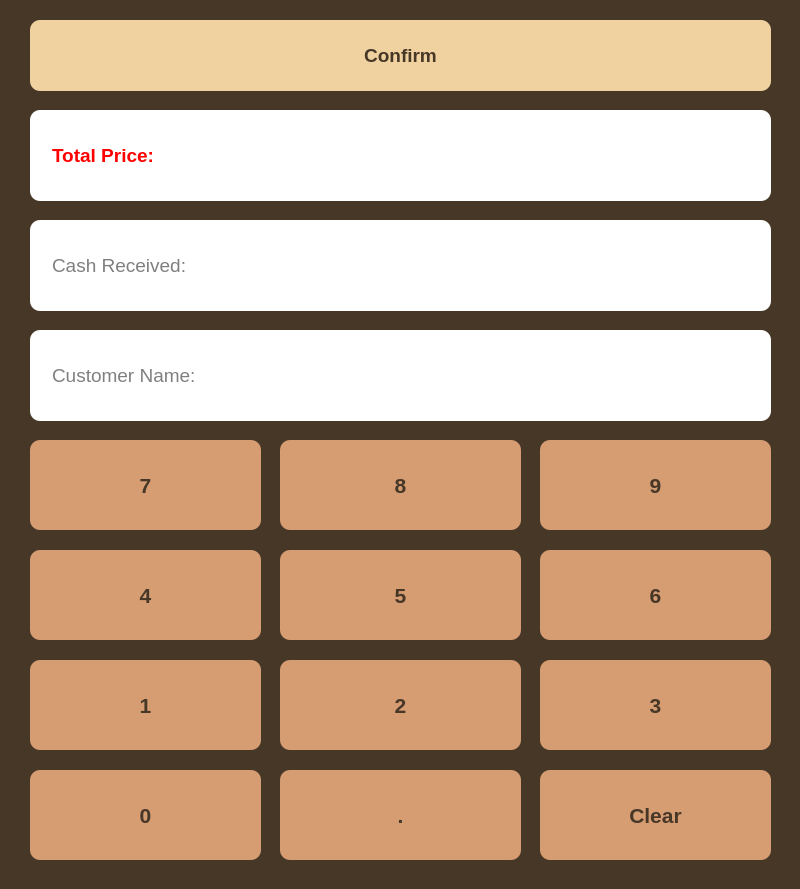
<?xml version="1.0" encoding="UTF-8"?>
<ui version="4.0">
 <class>Form</class>
 <widget class="QWidget" name="Form">
  <property name="geometry">
   <rect>
    <x>0</x>
    <y>0</y>
    <width>800</width>
    <height>889</height>
   </rect>
  </property>
  <property name="windowTitle">
   <string>Receipt Calculator</string>
  </property>
  <property name="windowIcon">
   <iconset>
    <normaloff>../images/Picsart_23-06-15_09-41-02-215.png</normaloff>../images/Picsart_23-06-15_09-41-02-215.png</iconset>
  </property>
  <property name="styleSheet">
   <string notr="true">background-color: rgb(71, 55, 39, 100%);</string>
  </property>
  <widget class="QPushButton" name="Button6">
   <property name="geometry">
    <rect>
     <x>540</x>
     <y>550</y>
     <width>231</width>
     <height>90</height>
    </rect>
   </property>
   <property name="font">
    <font>
     <pointsize>16</pointsize>
     <weight>75</weight>
     <bold>true</bold>
    </font>
   </property>
   <property name="cursor">
    <cursorShape>PointingHandCursor</cursorShape>
   </property>
   <property name="styleSheet">
    <string notr="true">background-color: rgb(214, 156, 114, 100%); color: rgb(71, 55, 39, 100%); border-radius: 10px; </string>
   </property>
   <property name="text">
    <string>6</string>
   </property>
  </widget>
  <widget class="QPushButton" name="Button2">
   <property name="geometry">
    <rect>
     <x>280</x>
     <y>660</y>
     <width>241</width>
     <height>90</height>
    </rect>
   </property>
   <property name="font">
    <font>
     <pointsize>16</pointsize>
     <weight>75</weight>
     <bold>true</bold>
    </font>
   </property>
   <property name="cursor">
    <cursorShape>PointingHandCursor</cursorShape>
   </property>
   <property name="styleSheet">
    <string notr="true">background-color: rgb(214, 156, 114, 100%); color: rgb(71, 55, 39, 100%); border-radius: 10px; </string>
   </property>
   <property name="text">
    <string>2</string>
   </property>
  </widget>
  <widget class="QPushButton" name="Button1">
   <property name="geometry">
    <rect>
     <x>30</x>
     <y>660</y>
     <width>231</width>
     <height>90</height>
    </rect>
   </property>
   <property name="font">
    <font>
     <pointsize>16</pointsize>
     <weight>75</weight>
     <bold>true</bold>
    </font>
   </property>
   <property name="cursor">
    <cursorShape>PointingHandCursor</cursorShape>
   </property>
   <property name="styleSheet">
    <string notr="true">background-color: rgb(214, 156, 114, 100%); color: rgb(71, 55, 39, 100%); border-radius: 10px; </string>
   </property>
   <property name="text">
    <string>1</string>
   </property>
  </widget>
  <widget class="QLineEdit" name="CashReceived">
   <property name="geometry">
    <rect>
     <x>30</x>
     <y>220</y>
     <width>741</width>
     <height>91</height>
    </rect>
   </property>
   <property name="font">
    <font>
     <pointsize>14</pointsize>
    </font>
   </property>
   <property name="styleSheet">
    <string notr="true">background-color: white; border-radius: 10px; padding: 20px;</string>
   </property>
   <property name="text">
    <string/>
   </property>
   <property name="placeholderText">
    <string>Cash Received:</string>
   </property>
  </widget>
  <widget class="QLineEdit" name="CustomerName">
   <property name="geometry">
    <rect>
     <x>30</x>
     <y>330</y>
     <width>741</width>
     <height>91</height>
    </rect>
   </property>
   <property name="font">
    <font>
     <pointsize>14</pointsize>
    </font>
   </property>
   <property name="styleSheet">
    <string notr="true">background-color: white; border-radius: 10px; padding: 20px;</string>
   </property>
   <property name="text">
    <string/>
   </property>
   <property name="placeholderText">
    <string>Customer Name:</string>
   </property>
  </widget>
  <widget class="QPushButton" name="ButtonClear">
   <property name="geometry">
    <rect>
     <x>540</x>
     <y>770</y>
     <width>231</width>
     <height>90</height>
    </rect>
   </property>
   <property name="font">
    <font>
     <pointsize>16</pointsize>
     <weight>75</weight>
     <bold>true</bold>
    </font>
   </property>
   <property name="cursor">
    <cursorShape>PointingHandCursor</cursorShape>
   </property>
   <property name="styleSheet">
    <string notr="true">background-color: rgb(214, 156, 114, 100%); color: rgb(71, 55, 39, 100%); border-radius: 10px; </string>
   </property>
   <property name="text">
    <string>Clear</string>
   </property>
  </widget>
  <widget class="QPushButton" name="Button9">
   <property name="geometry">
    <rect>
     <x>540</x>
     <y>440</y>
     <width>231</width>
     <height>90</height>
    </rect>
   </property>
   <property name="font">
    <font>
     <pointsize>16</pointsize>
     <weight>75</weight>
     <bold>true</bold>
    </font>
   </property>
   <property name="cursor">
    <cursorShape>PointingHandCursor</cursorShape>
   </property>
   <property name="styleSheet">
    <string notr="true">background-color: rgb(214, 156, 114, 100%); color: rgb(71, 55, 39, 100%); border-radius: 10px; </string>
   </property>
   <property name="text">
    <string>9</string>
   </property>
  </widget>
  <widget class="QPushButton" name="Button3">
   <property name="geometry">
    <rect>
     <x>540</x>
     <y>660</y>
     <width>231</width>
     <height>90</height>
    </rect>
   </property>
   <property name="font">
    <font>
     <pointsize>16</pointsize>
     <weight>75</weight>
     <bold>true</bold>
    </font>
   </property>
   <property name="cursor">
    <cursorShape>PointingHandCursor</cursorShape>
   </property>
   <property name="styleSheet">
    <string notr="true">background-color: rgb(214, 156, 114, 100%); color: rgb(71, 55, 39, 100%); border-radius: 10px; </string>
   </property>
   <property name="text">
    <string>3</string>
   </property>
  </widget>
  <widget class="QPushButton" name="Button0">
   <property name="geometry">
    <rect>
     <x>30</x>
     <y>770</y>
     <width>231</width>
     <height>90</height>
    </rect>
   </property>
   <property name="font">
    <font>
     <pointsize>16</pointsize>
     <weight>75</weight>
     <bold>true</bold>
    </font>
   </property>
   <property name="cursor">
    <cursorShape>PointingHandCursor</cursorShape>
   </property>
   <property name="styleSheet">
    <string notr="true">background-color: rgb(214, 156, 114, 100%); color: rgb(71, 55, 39, 100%); border-radius: 10px; </string>
   </property>
   <property name="text">
    <string>0</string>
   </property>
  </widget>
  <widget class="QPushButton" name="Button7">
   <property name="geometry">
    <rect>
     <x>30</x>
     <y>440</y>
     <width>231</width>
     <height>90</height>
    </rect>
   </property>
   <property name="font">
    <font>
     <pointsize>16</pointsize>
     <weight>75</weight>
     <bold>true</bold>
    </font>
   </property>
   <property name="cursor">
    <cursorShape>PointingHandCursor</cursorShape>
   </property>
   <property name="styleSheet">
    <string notr="true">background-color: rgb(214, 156, 114, 100%); color: rgb(71, 55, 39, 100%); border-radius: 10px; </string>
   </property>
   <property name="text">
    <string>7</string>
   </property>
  </widget>
  <widget class="QPushButton" name="GenRecButton">
   <property name="geometry">
    <rect>
     <x>30</x>
     <y>20</y>
     <width>741</width>
     <height>71</height>
    </rect>
   </property>
   <property name="font">
    <font>
     <pointsize>14</pointsize>
     <weight>75</weight>
     <bold>true</bold>
    </font>
   </property>
   <property name="cursor">
    <cursorShape>PointingHandCursor</cursorShape>
   </property>
   <property name="styleSheet">
    <string notr="true">background-color: rgb(240, 209, 160, 100%); color: rgb(71, 55, 39, 100%); border-radius: 10px; </string>
   </property>
   <property name="text">
    <string>Confirm</string>
   </property>
  </widget>
  <widget class="QPushButton" name="ButtonDot">
   <property name="geometry">
    <rect>
     <x>280</x>
     <y>770</y>
     <width>241</width>
     <height>90</height>
    </rect>
   </property>
   <property name="font">
    <font>
     <pointsize>16</pointsize>
     <weight>75</weight>
     <bold>true</bold>
    </font>
   </property>
   <property name="cursor">
    <cursorShape>PointingHandCursor</cursorShape>
   </property>
   <property name="styleSheet">
    <string notr="true">background-color: rgb(214, 156, 114, 100%); color: rgb(71, 55, 39, 100%); border-radius: 10px; </string>
   </property>
   <property name="text">
    <string>.</string>
   </property>
  </widget>
  <widget class="QPushButton" name="Button5">
   <property name="geometry">
    <rect>
     <x>280</x>
     <y>550</y>
     <width>241</width>
     <height>90</height>
    </rect>
   </property>
   <property name="font">
    <font>
     <pointsize>16</pointsize>
     <weight>75</weight>
     <bold>true</bold>
    </font>
   </property>
   <property name="cursor">
    <cursorShape>PointingHandCursor</cursorShape>
   </property>
   <property name="styleSheet">
    <string notr="true">background-color: rgb(214, 156, 114, 100%); color: rgb(71, 55, 39, 100%); border-radius: 10px; </string>
   </property>
   <property name="text">
    <string>5</string>
   </property>
  </widget>
  <widget class="QPushButton" name="Button8">
   <property name="geometry">
    <rect>
     <x>280</x>
     <y>440</y>
     <width>241</width>
     <height>90</height>
    </rect>
   </property>
   <property name="font">
    <font>
     <pointsize>16</pointsize>
     <weight>75</weight>
     <bold>true</bold>
    </font>
   </property>
   <property name="cursor">
    <cursorShape>PointingHandCursor</cursorShape>
   </property>
   <property name="styleSheet">
    <string notr="true">background-color: rgb(214, 156, 114, 100%); color: rgb(71, 55, 39, 100%); border-radius: 10px; </string>
   </property>
   <property name="text">
    <string>8</string>
   </property>
  </widget>
  <widget class="QPushButton" name="Button4">
   <property name="geometry">
    <rect>
     <x>30</x>
     <y>550</y>
     <width>231</width>
     <height>90</height>
    </rect>
   </property>
   <property name="font">
    <font>
     <pointsize>16</pointsize>
     <weight>75</weight>
     <bold>true</bold>
    </font>
   </property>
   <property name="cursor">
    <cursorShape>PointingHandCursor</cursorShape>
   </property>
   <property name="styleSheet">
    <string notr="true">background-color: rgb(214, 156, 114, 100%); color: rgb(71, 55, 39, 100%); border-radius: 10px; </string>
   </property>
   <property name="text">
    <string>4</string>
   </property>
  </widget>
  <widget class="QLineEdit" name="TotalPrice">
   <property name="enabled">
    <bool>true</bool>
   </property>
   <property name="geometry">
    <rect>
     <x>30</x>
     <y>110</y>
     <width>741</width>
     <height>91</height>
    </rect>
   </property>
   <property name="font">
    <font>
     <pointsize>14</pointsize>
     <weight>75</weight>
     <bold>true</bold>
    </font>
   </property>
   <property name="cursor">
    <cursorShape>ArrowCursor</cursorShape>
   </property>
   <property name="styleSheet">
    <string notr="true">background-color: white; border-radius: 10px; padding: 20px;color: red;</string>
   </property>
   <property name="text">
    <string>Total Price:</string>
   </property>
   <property name="readOnly">
    <bool>true</bool>
   </property>
   <property name="placeholderText">
    <string>Total Price:</string>
   </property>
  </widget>
 </widget>
 <resources/>
 <connections/>
</ui>
